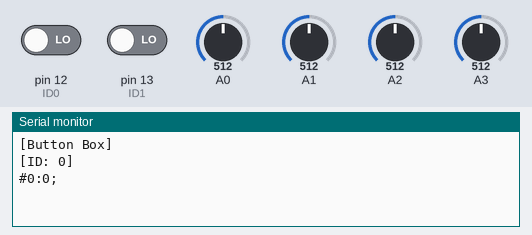
The sketch below on a simulated Arduino Uno, built with avr-gcc and run on an emulated ATmega328P. On the bench: the last lines printed to the serial monitor. The inputs (shaded band) are chosen by the test bench; at power-on: A0 = 512, A1 = 512, A2 = 512, pin 12 (ID0) LOW, pin 13 (ID1) LOW, A3 = 512.

Above: at 1.2 s.
1.3 s: A0 set to 490
At 1.48 s:
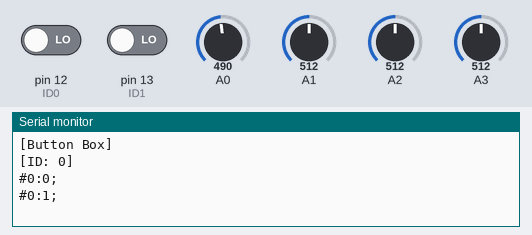
2.8 s: A1 set to 490
At 3.03 s:
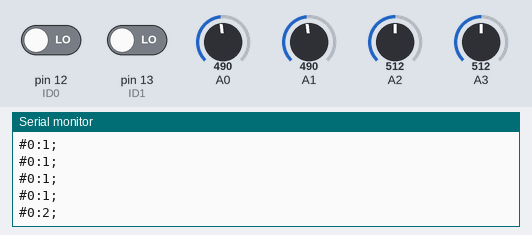
4.3 s: A2 set to 490
At 4.32 s:
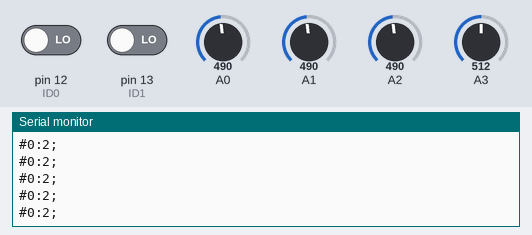
Timing chart, 0 to 7.3 s (numbered marks = the images above; inputs shaded):
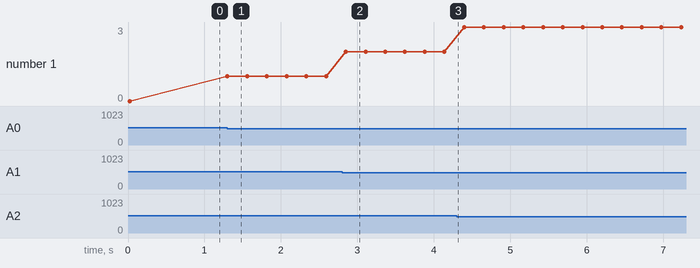

Measured:
- after the input at 1.3 s, the serial monitor: prints a new line at once (image 1)
- after the input at 2.8 s, the serial monitor: prints a new line after 0.05 s (image 2)
- plotted number 1: 0 → 1 after the input at 1.3 s, 1 → 2 after the input at 2.8 s, 2 → 3 after the input at 4.3 s

The sketch:

button_box.ino
```cpp
#include <SoftwareSerial.h>
#define SSerialRX        4  //Serial Receive pin
#define SSerialTX        3  //Serial Transmit pin
#define SSerialTxControl 5
SoftwareSerial RS485(SSerialRX, SSerialTX); // RX, TX
#define RS485Transmit    HIGH
#define RS485Receive     LOW

#define ID0 12
#define ID1 13
#define BUTTON_WHITE 0
#define BUTTON_RED 1
#define BUTTON_YELLOW 2
#define BUTTON_BLUE 3

uint16_t buttons[4];
uint8_t button_state = 0;
uint8_t id = 0;


void setup () {
	Serial.begin(9600);
	pinMode(ID0, INPUT);
	pinMode(ID1, INPUT);
	pinMode(SSerialTxControl, OUTPUT);
	// Default RX for RS485
	digitalWrite(SSerialTxControl, RS485Receive);
	RS485.begin(9600);   // set the data rate
	// Read ID
	id += digitalRead(ID0);
	id += digitalRead(ID1);
	Serial.println("[Button Box]");
	Serial.print("[ID: ");
	Serial.print(id);
	Serial.println("]");
/*
	Serial.println(digitalRead(ID0));
	Serial.println(digitalRead(ID1));
*/
}

void loop () {
	uint8_t b;
	for(b = 0; b < 4; b++) {
		buttons[b] = analogRead(b);
		if(buttons[b] > 500 && button_state == 0) {
			button_state = 1;
			txButton(b);
			delay(200);
		}
		else if(buttons[b] < 500 && button_state == 1) {
			button_state = 0;
		}
	}
}

void txButton(uint8_t button) {
	Serial.print("#"); Serial.print(id); Serial.print(":");
	Serial.print(button);
	Serial.println(";");
	digitalWrite(SSerialTxControl, RS485Transmit);
	RS485.print("#"); RS485.print(id); RS485.print(":");
	RS485.print(button);
	RS485.println(";");
	digitalWrite(SSerialTxControl, RS485Receive);
	delay(50);
}
```
